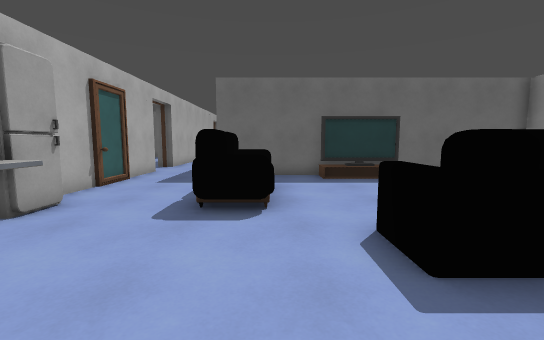
View 1 (above)

22 first-person views from a walk through a level from a Godot 3-D game. The camera is 1.4 m above the floor, tilts 6° down and sees 90° across. The floor is counted in squares, 1 m on a side. Each view is taken from the middle of a square. On the plan, view 1 faces up. The plan holds only what a view shows up to about 13 squares ahead; the rest is blank. The place goes on beyond the plan. Door leaves are left out where a doorway can be walked through. Surface patterns are stand-ins for the level's own textures.

View 2
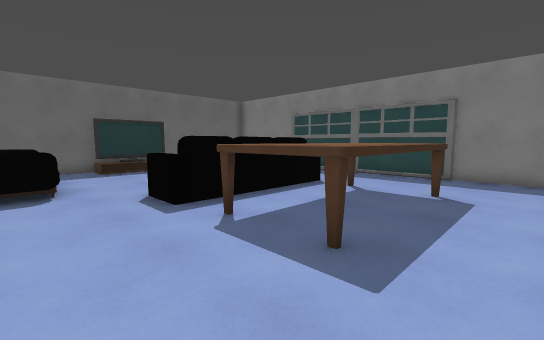

View 3
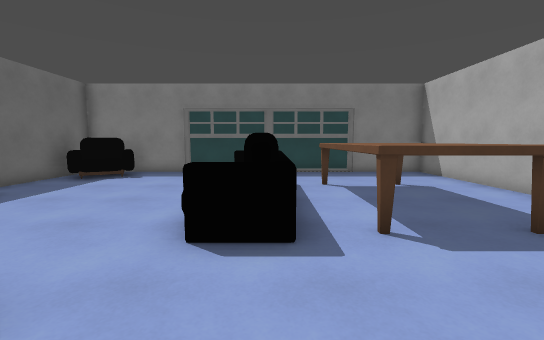

View 4
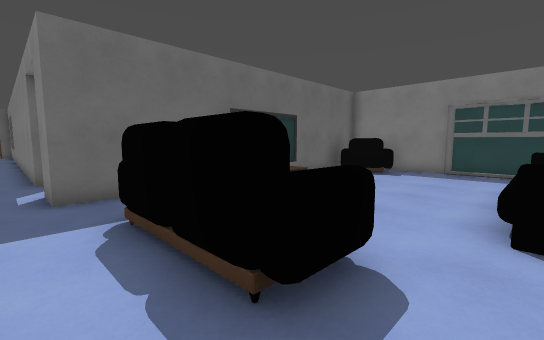

View 5
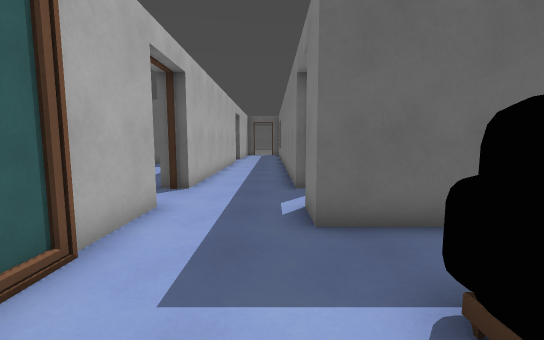

View 6
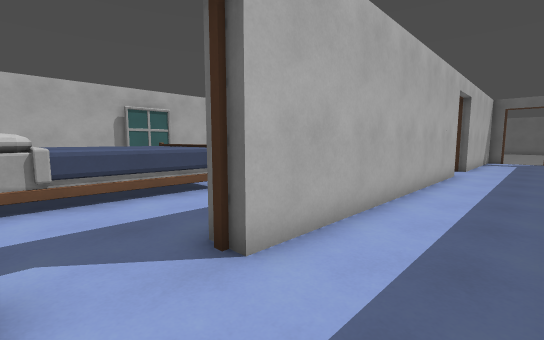

View 7
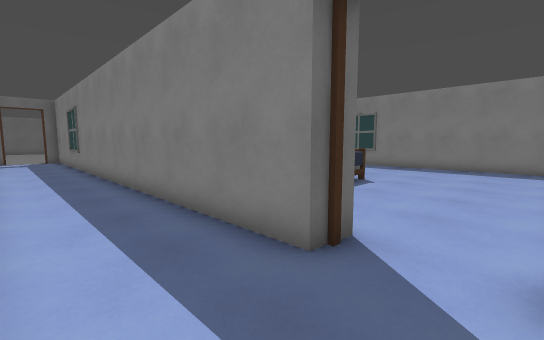

View 8
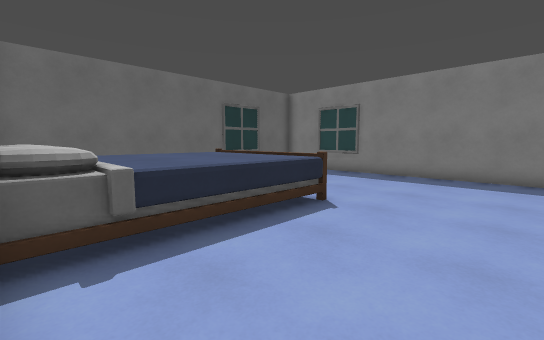

View 9
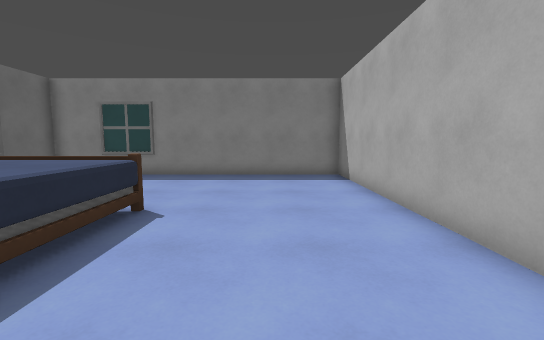

View 10
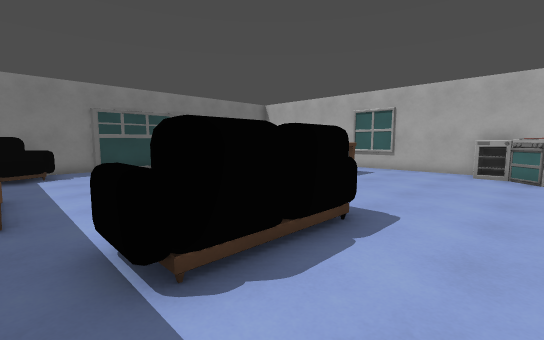

View 11
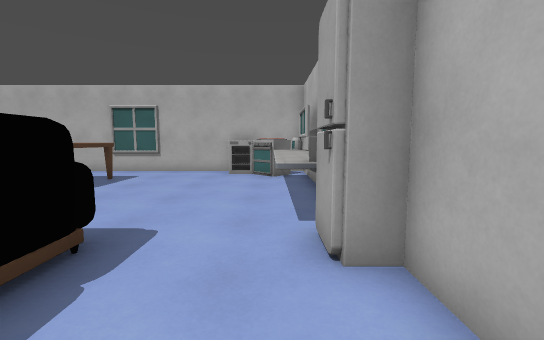

View 12
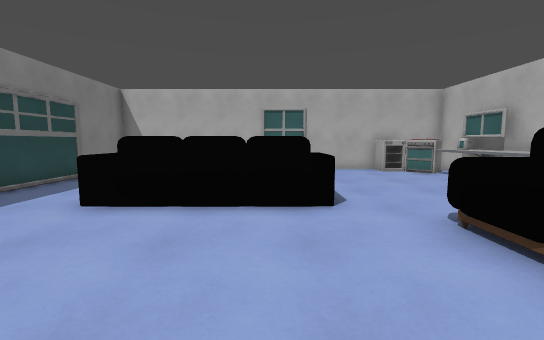

View 13
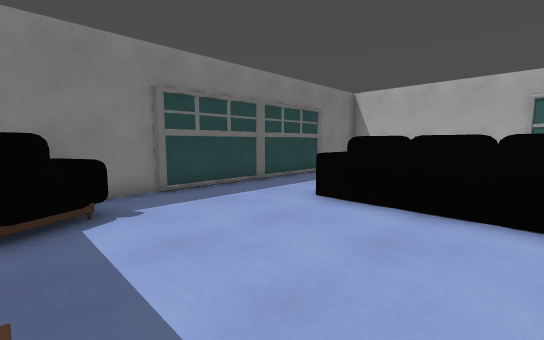

View 14
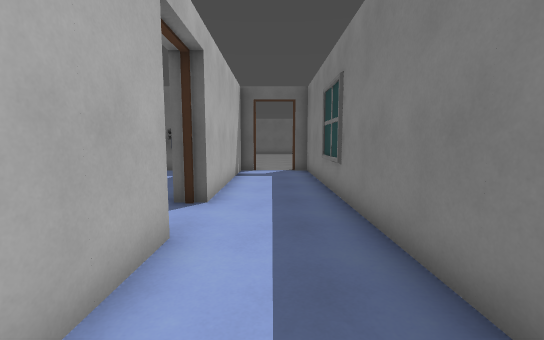

View 15
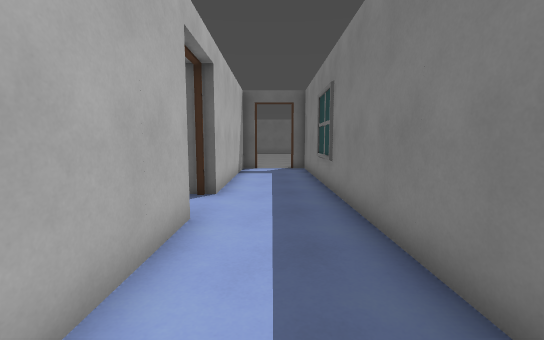

View 16
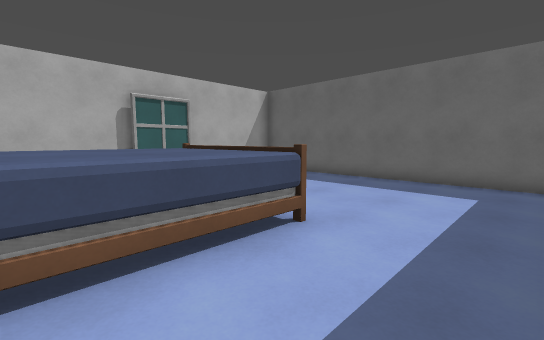

View 17
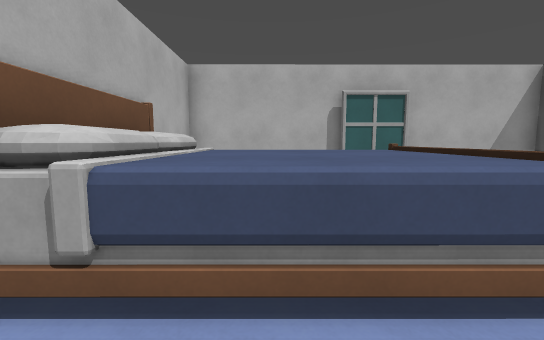

View 18
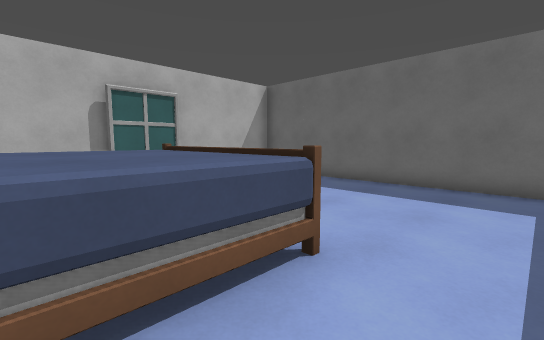

View 19
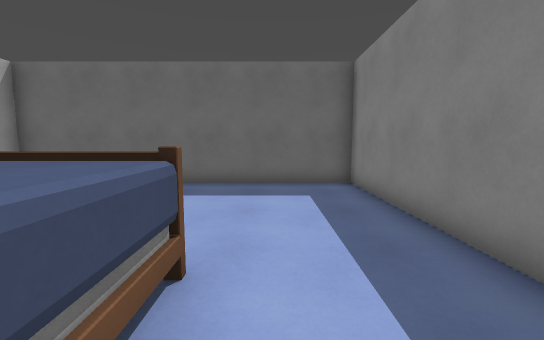

View 20
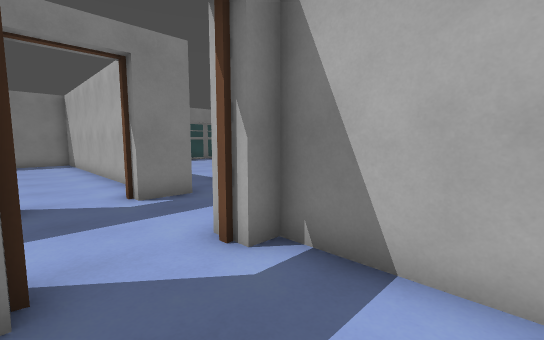

View 21
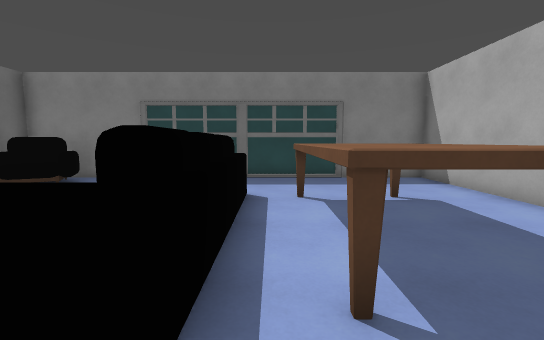

View 22
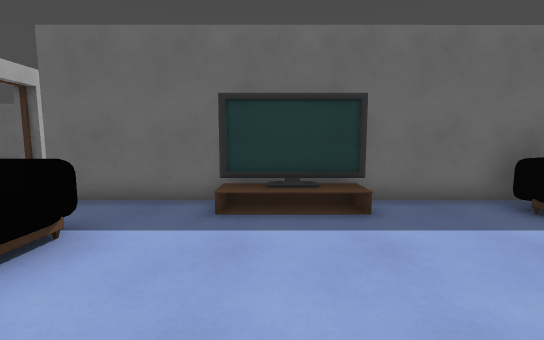

### Floor plan
Key: @ floor where view 1 was taken; # wall or solid block; . floor; D open door; ^ raised ledge; T TV; S sofa; F fridge; M microwave; E oven; O other object.
Columns run from 18 left of view 1 to 11 right of it. Each row starts with its distance up from view 1.
 32             #...#
 31            .#...#
 30            .#...#
 29            .#...#
 28             D...#
 27             D...#
 26             D...#
 25             #...#
 24  ############...##############
 23 #   ........#...#            #
 22 #    .......#...#  ^^^^      #
 21 #     ......#...#  ^^^^     .#
 20 #     ......#...##^^^^^   ...#
 19  #     .....#...#^^^^^^ .....#
 18  #    ......#...#^^^^^^......#
 17 #   ^^^^^...#...#............#
 16 #   ^^^^^...#...#............#
 15 #   ^^^^^...D...D.D..........#
 14 #   ^^^^^...D...D.DD.........#
 13 #   ^^^#^...D...D.DD.........#
 12  ############...##############
 11             #.......TTTT...S #
 10             #.............SS #
  9             #....SS........SS#
  8             #....SS..........#
  7             #....SS..........#
  6              F...SS..........#
  5              M#..............#
  4               ^.....^^^^^^...#
  3              ^^.....^^^^^^...#
  2              ^^..............#
  1              ^^.....^^^^^^...#
  0              ^^...@.^^ ^^^...#
 -1              O^.....^^^^^^...#
 -2              #E..............#
 -3              EEE^............#
 -4              ################

Where each view was taken, in squares from view 1:
view 1: 0 up, 0 right, facing up
view 2: 3 down, 1 left, facing up-right
view 3: 3 up, 2 left, facing right
view 4: 4 up, 3 left, facing up-right
view 5: 7 up, 3 left, facing up
view 6: 13 up, 3 left, facing up-left
view 7: 13 up, 5 left, facing up-right
view 8: 14 up, 1 left, facing up-right
view 9: 15 up, 1 left, facing right
view 10: 10 up, 4 left, facing down-right
view 11: 9 up, 4 left, facing down
view 12: 10 up, 3 right, facing down
view 13: 10 up, 3 right, facing down-right
view 14: 22 up, 4 left, facing up
view 15: 21 up, 4 left, facing up
view 16: 14 up, 7 left, facing up-left
view 17: 15 up, 8 left, facing left
view 18: 15 up, 8 left, facing up-left
view 19: 15 up, 9 left, facing up
view 20: 15 up, 9 left, facing down-right
view 21: 2 up, 0 right, facing right
view 22: 5 up, 3 right, facing up
